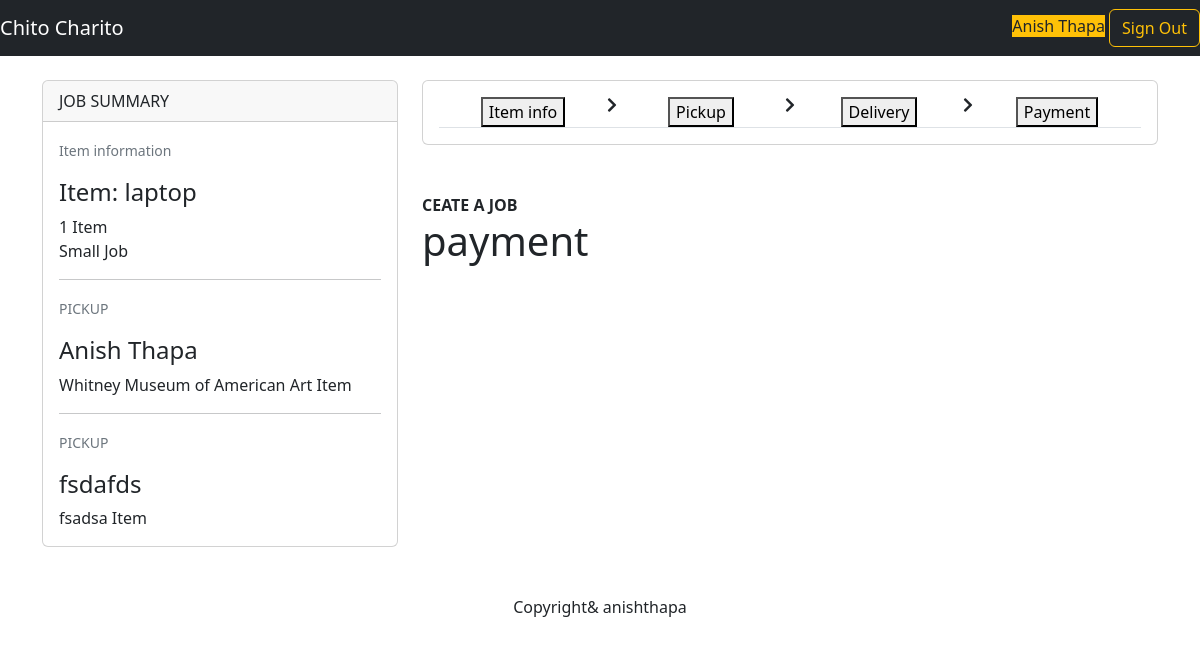
The app's page /customer/create_job/ (signed in) with its own data.
### mainapp/models.py (models this page shows, shortened)
class Job(models.Model):
  SMALL_SIZE = "small"
  MEDIUM_SIZE = "medium"
  LARGE_SIZE = "large"
  SIZES = (
    (SMALL_SIZE, 'Small'),
    (MEDIUM_SIZE, 'Medium'),
    (LARGE_SIZE, 'Large'),
  )
  CREATING_STATUS = 'creating'
  PROCESSING_STATUS = 'processing'
  PICKING_STATUS = 'picking'
  DELIVERING_STATUS = 'delivering'
  COMPLETED_STATUS = 'completed'
  CANCELED_STATUS = 'canceled'
  STATUSES = (
    (CREATING_STATUS, 'Creating'),
    (PROCESSING_STATUS, 'Processing'),
    (PICKING_STATUS, 'Picking'),
    (DELIVERING_STATUS, 'Delivering'),
    (COMPLETED_STATUS, 'Completed'),
    (CANCELED_STATUS, 'Canceled'),
  )
  id = models.UUIDField(primary_key=True, default=uuid.uuid4, editable=False)
  customer = models.ForeignKey(Customer, on_delete=models.CASCADE)
  name = models.CharField(max_length=255)
  description = models.CharField(max_length=255)
  category = models.ForeignKey(Category, on_delete=models.SET_NULL, null=True, blank=True)
  size = models.CharField(max_length=20, choices=SIZES, default=MEDIUM_SIZE)
  quantity = models.IntegerField(default=1)
  photo = models.ImageField(upload_to='job/photos/')
  status = models.CharField(max_length=20, choices=STATUSES, default=CREATING_STATUS)
  created_at = models.DateTimeField(default=timezone.now)
  pickup_address = models.CharField(max_length=255, blank=True)
  pickup_lat = models.FloatField(default=0)
  pickup_lng = models.FloatField(default=0)
  pickup_name = models.CharField(max_length=255, blank=True)
  pickup_phone = models.CharField(max_length=50, blank=True)
  delivery_address = models.CharField(max_length=255, blank=True)
  delivery_lat = models.FloatField(default=0)
  delivery_lng = models.FloatField(default=0)
  delivery_name = models.CharField(max_length=255, blank=True)
  delivery_phone = models.CharField(max_length=50, blank=True)

### mainapp/customer/views.py (the view, shortened to what this page needs)
# urls.py: path('create_job/', customer_views.create_job_page, name="create_job"),
@login_required(login_url="/sign-in/?next=/customer/")
def create_job_page(request):
    current_customer = request.user.customer
    if not  current_customer.stripe_payment_method_id:
        return redirect(reverse('customer:payment_method'))
    creating_job = Job.objects.filter(customer=current_customer,status=Job.CREATING_STATUS).last()
    step1_form = forms.JobCreateStep1Form(instance=creating_job)
    step2_form = forms.JobCreateStep2Form(instance=creating_job)
    step3_form = forms.JobCreateStep3Form(instance=creating_job)
    if not creating_job:
        current_step = 1
    elif creating_job.delivery_name:
        current_step = 4
    elif creating_job.pickup_name:
        current_step = 3
    else:
        current_step = 2
    return render(request, 'customer/create_job.html',{
        "job": creating_job,
        "step":current_step,
        "step1_form":step1_form,
        "step2_form":step2_form,
        "step3_form":step3_form,
    })

### mainapp/models.py (called while the page is built)
  def __str__(self):
    return self.name

### mainapp/templates/customer/create_job.html (shortened to what this page needs)
{% extends 'base.html' %}
{% load bootstrap5 %}
{% block content %}
<div class="container mt-4">
    <div class="row">
      <div class="col-lg-4">
        <div class="card">
          <div class="card-header">
            JOB SUMMARY
          </div>
          <div class="card-body">
            {% if not job %}
            <p>A summary of your job information will appear here</p>
            {% else %}
            {% if step > 1 %}
            <p class="text-secondary"><small>Item information</small></p>
            <h4>Item: {{job.name}}</h4>
            <span>{{ job.quantity }} Item</span><br/>
            <span>{{ job.get_size_display }} Job</span>
            {% endif %}
            {% if step > 2 %}
            <hr/>
            <p class="text-secondary"><small>PICKUP</small></p>
            <h4> {{job.pickup_name}}</h4>
            <span>{{ job.pickup_address}} Item</span><br/>
            {% endif %}
            {% endif %}
            {% if step > 3 %}
            <hr/>
            <p class="text-secondary"><small>PICKUP</small></p>
            <h4> {{job.delivery_name}}</h4>
            <span>{{ job.delivery_address}} Item</span><br/>
            {% endif %}
            </div>
            </div>
        </div>
        <div class="col-lg-8">
            <div class="card mb-5">
              <div class="card-body">
                <ul class="nav nav-tabs nav-justified align-center  " id="myTab" role="tablist">
                  <li class="nav-item" role="presentation">
                    <button class=" {% if step == 1 %}active {% endif %}" id="home-info-tab" data-bs-toggle="tab" data-bs-target="#home-info"  role="tab" aria-controls="home-info" aria-selected="true">Item info</button>
                  </li>
                  <i class="fas fa-chevron-right"></i>
                  <li class="nav-item" role="presentation">
                    <button  class=" {% if step == 2 %}active {% endif %}" id="pickup-tab" data-bs-toggle="tab" data-bs-target="#pickup" type="button" role="tab" aria-controls="pickup" aria-selected="false">Pickup</button>
                  </li>
                  <i class="fas fa-chevron-right"></i>
                  <li class="nav-item" role="presentation">
                    <button  class=" {% if step == 3 %}active {% endif %}" id="delivery-tab" data-bs-toggle="tab" data-bs-target="#delivery" type="button" role="tab" aria-controls="delivery" aria-selected="false">Delivery</button>
                  </li>
                  <i class="fas fa-chevron-right"></i>
                  <li class="nav-item" role="presentation">
                    <button  class=" {% if step == 4 %}active {% endif %}" id="payment-tab" data-bs-toggle="tab" data-bs-target="#payment" type="button" role="tab" aria-controls="payment" aria-selected="false">Payment</button>
                  </li>
                </ul>
                  </div>
                </div>
                <b>CEATE A JOB</b>
                <div class="tab-content" id="myTabContent">
                  <div class="tab-pane fade  {% if step == 4 %}show active {% endif %} " id="payment" role="tabpanel" aria-labelledby="payment-tab">
                    <h1>payment</h1>
                  </div>
                </div>
        </div>
       </div>
       </div>
        {% endblock %}

### mainapp/templates/base.html (shortened to what this page needs)
<!DOCTYPE html>
<html lang="en">
<head>
    {% load bootstrap5 %}
    {% bootstrap_css %}
    <link rel="stylesheet" href="https://use.fontawesome.com/releases/v5.9.0/css/all.css">
</head>
<body>
    <nav class="navbar   {% if not request.user.is_authenticated %} navbar-expand-lg {% endif %} navbar-dark bg-dark">
          <a class="navbar-brand" href="/">Chito Charito</a>
          {% if not request.user.is_authenticated %}
          <button class="navbar-toggler" type="button" data-bs-toggle="collapse" data-bs-target="#navbarSupportedContent" aria-controls="navbarSupportedContent" aria-expanded="false" aria-label="Toggle navigation">
            <span class="navbar-toggler-icon"></span>
          </button>
          <div class="collapse navbar-collapse" id="navbarSupportedContent">
            <ul class="navbar-nav">
              <li  class="nav-item" {% if request.GET.next != '/courier/' %}active{% endif %}>
                <a class="nav-link active" aria-current="page"  href="/sign-in/?next=/customer/">Customer</a>
              </li>
              <li class="nav-item"  {% if request.GET.next == '/courier/' %}active{% endif %}>
                <a class="nav-link active" aria-current="page" href="/sign-in/?next=/courier/">Courier</a>
              </li>
              <!-- <li class="nav-item dropdown">
                <a class="nav-link dropdown-toggle" href="#" aria-expanded="false">
                  Gudiance
                </a>
              </li> -->
            </ul>
        </div>
        {% else %}
        <form class="form-inline">
          <span class="mr-4 bg-warning">{{ request.user.get_full_name|title }}</span>
          <a href = "/sign-out" class="btn btn-outline-warning" >Sign Out</a>
        </form>
        {% endif %}
      </nav>
{% block content %}   {% endblock %}
      <footer class="text-center mt-5 mb-5">Copyright& anishthapa</footer>
      <link rel="stylesheet" href="https://unpkg.com/bootoast@1.0.1/dist/bootoast.min.css">
</body>
</html>

### records on screen
Job: name "laptop", quantity "1", size "Small", pickup_name "Anish Thapa", pickup_address "Whitney Museum of American Art", delivery_name "fsdafds", delivery_address "fsadsa"

### other values on screen
{{ request.user.get_full_name|title }} "Anish Thapa"
